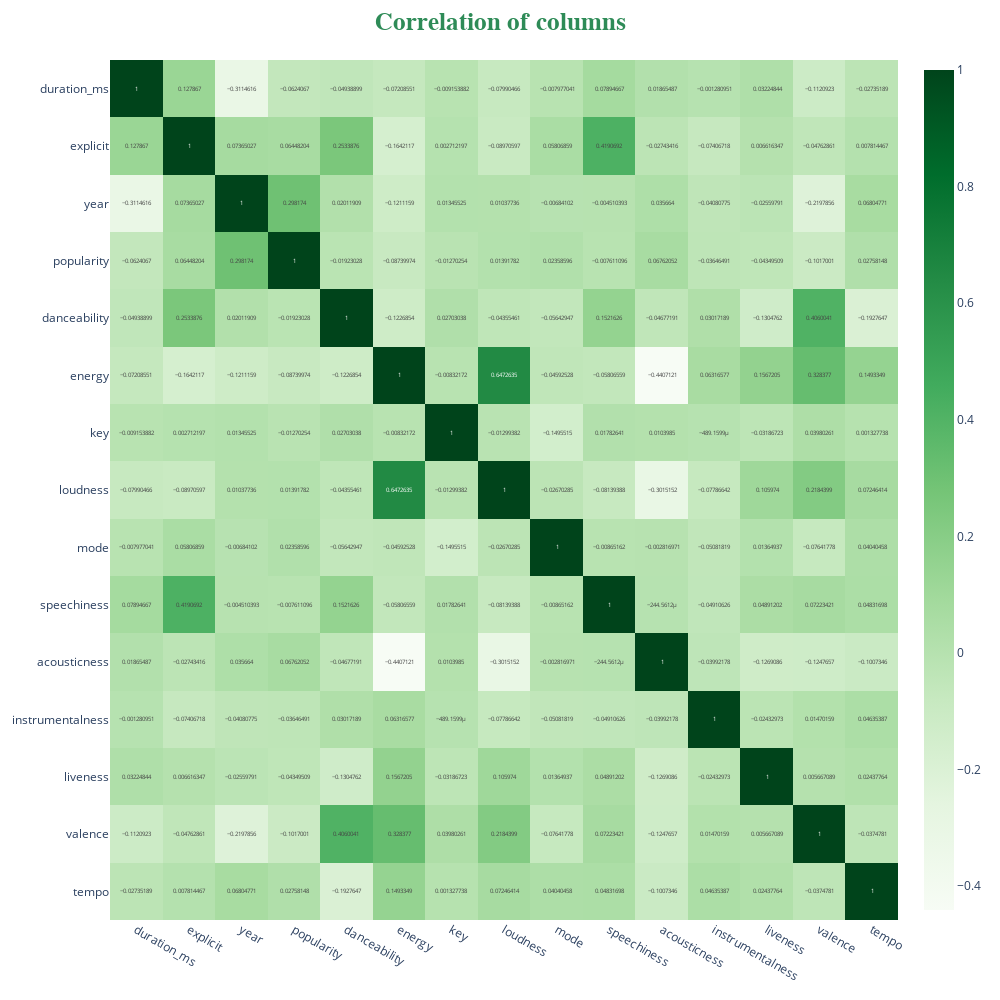

Notebook code cell kept with this figure:
### Code cell
fig=px.imshow(df.corr(), text_auto=True, height=1000, width=1000, color_continuous_scale=px.colors.sequential.Greens, 
              aspect='auto')
fig.update_layout(title_x=0.5, title={'text':'<b>Correlation of columns</b>','font':{'size':25}}, 
                  title_font_family="Arial", title_font_color="seagreen")
fig.show()

### Figure 1 — Plotly figure (JSON) as saved in the notebook; plotly's stock layout.template omitted (floating-point values rounded to 4 significant figures; data arrays with more than 128 entries replaced by an {"elided": "..."} marker saying what was removed)
{"data": [{"coloraxis": "coloraxis", "hovertemplate": "x: %{x}<br>y: %{y}<br>color: %{z}<extra></extra>", "name": "0", "texttemplate": "%{z}", "type": "heatmap", "x": ["duration_ms", "explicit", "year", "popularity", "danceability", "energy", "key", "loudness", "mode", "speechiness", "acousticness", "instrumentalness", "liveness", "valence", "tempo"], "xaxis": "x", "y": ["duration_ms", "explicit", "year", "popularity", "danceability", "energy", "key", "loudness", "mode", "speechiness", "acousticness", "instrumentalness", "liveness", "valence", "tempo"], "yaxis": "y", "z": {"elided": "15x15 float values"}}], "layout": {"coloraxis": {"colorscale": [[0, "rgb(247,252,245)"], [0.125, "rgb(229,245,224)"], [0.25, "rgb(199,233,192)"], [0.375, "rgb(161,217,155)"], [0.5, "rgb(116,196,118)"], [0.625, "rgb(65,171,93)"], [0.75, "rgb(35,139,69)"], [0.875, "rgb(0,109,44)"], [1, "rgb(0,68,27)"]]}, "height": 1000, "margin": {"t": 60}, "title": {"font": {"color": "seagreen", "family": "Arial", "size": 25}, "text": "<b>Correlation of columns</b>", "x": 0.5}, "width": 1000, "xaxis": {"anchor": "y", "domain": [0, 1]}, "yaxis": {"anchor": "x", "autorange": "reversed", "domain": [0, 1]}}}
